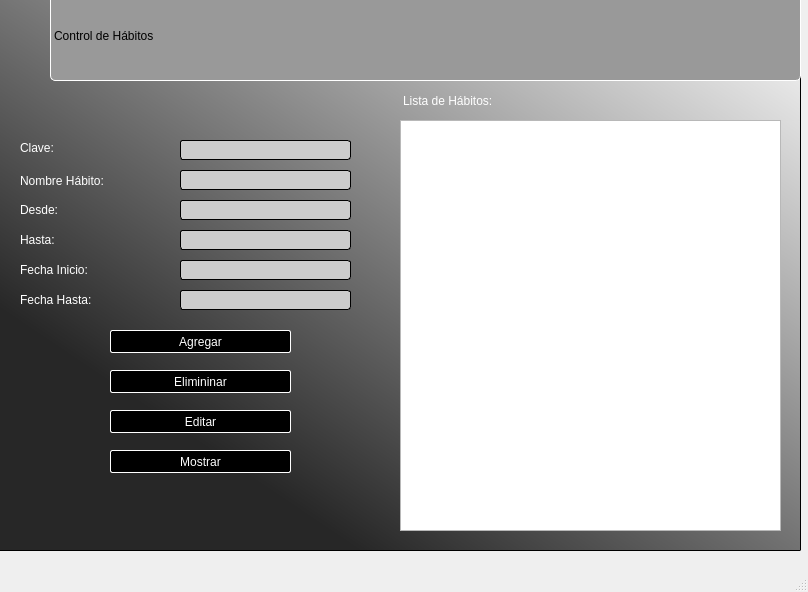
<?xml version="1.0" encoding="UTF-8"?>
<ui version="4.0">
 <class>MainWindow</class>
 <widget class="QMainWindow" name="MainWindow">
  <property name="geometry">
   <rect>
    <x>0</x>
    <y>0</y>
    <width>808</width>
    <height>592</height>
   </rect>
  </property>
  <property name="windowTitle">
   <string>MainWindow</string>
  </property>
  <widget class="QWidget" name="centralwidget">
   <widget class="QFrame" name="frame">
    <property name="geometry">
     <rect>
      <x>-10</x>
      <y>-10</y>
      <width>811</width>
      <height>561</height>
     </rect>
    </property>
    <property name="autoFillBackground">
     <bool>false</bool>
    </property>
    <property name="styleSheet">
     <string notr="true">QFrame#frame{
background-color: qlineargradient(spread:pad, x1:0.233, y1:0.784091, x2:1, y2:0, stop:0 rgba(39, 39, 39, 255), stop:1 rgba(255, 255, 255, 255));}</string>
    </property>
    <property name="frameShape">
     <enum>QFrame::StyledPanel</enum>
    </property>
    <property name="frameShadow">
     <enum>QFrame::Raised</enum>
    </property>
    <widget class="QLabel" name="menu">
     <property name="geometry">
      <rect>
       <x>60</x>
       <y>0</y>
       <width>751</width>
       <height>91</height>
      </rect>
     </property>
     <property name="styleSheet">
      <string notr="true">font: 87 30pt &quot;Arial Black&quot;;
background-color:#999;
border:1px solid white;
border-radius: 5px;
</string>
     </property>
     <property name="text">
      <string>Control de Hábitos</string>
     </property>
    </widget>
    <widget class="QLabel" name="lista">
     <property name="geometry">
      <rect>
       <x>400</x>
       <y>90</y>
       <width>241</width>
       <height>41</height>
      </rect>
     </property>
     <property name="styleSheet">
      <string notr="true">font: 87 12pt &quot;Arial Black&quot;;
margin: 10px;
color: white;</string>
     </property>
     <property name="text">
      <string>Lista de Hábitos:</string>
     </property>
    </widget>
    <widget class="QPushButton" name="btnagreagar">
     <property name="geometry">
      <rect>
       <x>120</x>
       <y>340</y>
       <width>181</width>
       <height>23</height>
      </rect>
     </property>
     <property name="styleSheet">
      <string notr="true">QPushButton{
	display: block;
	border-radius: 2px;
	border: 1px solid white;
	width: 60px;
	padding: 3px;
	color: white;
	background-color: black;
}
QPushButton:hover{
	background-color: #70b231;
}</string>
     </property>
     <property name="text">
      <string>Agregar</string>
     </property>
    </widget>
    <widget class="QLabel" name="lbnombre">
     <property name="geometry">
      <rect>
       <x>30</x>
       <y>180</y>
       <width>141</width>
       <height>21</height>
      </rect>
     </property>
     <property name="styleSheet">
      <string notr="true">font: 87 12pt &quot;Arial Black&quot;;
color: white;</string>
     </property>
     <property name="text">
      <string>Nombre Hábito:</string>
     </property>
    </widget>
    <widget class="QLabel" name="lbdesde">
     <property name="geometry">
      <rect>
       <x>30</x>
       <y>210</y>
       <width>131</width>
       <height>20</height>
      </rect>
     </property>
     <property name="styleSheet">
      <string notr="true">font: 87 12pt &quot;Arial Black&quot;;
color: white;</string>
     </property>
     <property name="text">
      <string>Desde:</string>
     </property>
    </widget>
    <widget class="QLabel" name="lbhasta">
     <property name="geometry">
      <rect>
       <x>30</x>
       <y>240</y>
       <width>131</width>
       <height>20</height>
      </rect>
     </property>
     <property name="styleSheet">
      <string notr="true">font: 87 12pt &quot;Arial Black&quot;;
color: white;</string>
     </property>
     <property name="text">
      <string>Hasta:</string>
     </property>
    </widget>
    <widget class="QLabel" name="lbinicio">
     <property name="geometry">
      <rect>
       <x>30</x>
       <y>270</y>
       <width>131</width>
       <height>20</height>
      </rect>
     </property>
     <property name="styleSheet">
      <string notr="true">font: 87 12pt &quot;Arial Black&quot;;
color: white;</string>
     </property>
     <property name="text">
      <string>Fecha Inicio:</string>
     </property>
    </widget>
    <widget class="QLabel" name="lbhasta_2">
     <property name="geometry">
      <rect>
       <x>30</x>
       <y>300</y>
       <width>131</width>
       <height>20</height>
      </rect>
     </property>
     <property name="styleSheet">
      <string notr="true">font: 87 12pt &quot;Arial Black&quot;;
color: white;</string>
     </property>
     <property name="text">
      <string>Fecha Hasta:</string>
     </property>
    </widget>
    <widget class="QLineEdit" name="txtnombre">
     <property name="geometry">
      <rect>
       <x>190</x>
       <y>180</y>
       <width>171</width>
       <height>20</height>
      </rect>
     </property>
     <property name="styleSheet">
      <string notr="true">QLineEdit {
	background-color: #ccc;
	border: 1px solid black;
	border-radius: 3px;
	color: black;
}
QLineEdit:focus{
	border: 1px solid #70b231;
}</string>
     </property>
     <property name="text">
      <string/>
     </property>
    </widget>
    <widget class="QLineEdit" name="txtdesde">
     <property name="geometry">
      <rect>
       <x>190</x>
       <y>210</y>
       <width>171</width>
       <height>20</height>
      </rect>
     </property>
     <property name="styleSheet">
      <string notr="true">QLineEdit {
	background-color: #ccc;
	border: 1px solid black;
	border-radius: 3px;
	color: black;
}
QLineEdit:focus{
	border: 1px solid #70b231;
}</string>
     </property>
    </widget>
    <widget class="QLineEdit" name="txthasta">
     <property name="geometry">
      <rect>
       <x>190</x>
       <y>240</y>
       <width>171</width>
       <height>20</height>
      </rect>
     </property>
     <property name="styleSheet">
      <string notr="true">QLineEdit {
	background-color: #ccc;
	border: 1px solid black;
	border-radius: 3px;
	color: black;
}
QLineEdit:focus{
	border: 1px solid #70b231;
}</string>
     </property>
    </widget>
    <widget class="QLineEdit" name="txtinicio">
     <property name="geometry">
      <rect>
       <x>190</x>
       <y>270</y>
       <width>171</width>
       <height>20</height>
      </rect>
     </property>
     <property name="styleSheet">
      <string notr="true">QLineEdit {
	background-color: #ccc;
	border: 1px solid black;
	border-radius: 3px;
	color: black;
}
QLineEdit:focus{
	border: 1px solid #70b231;
}</string>
     </property>
    </widget>
    <widget class="QLineEdit" name="txtfechahasta">
     <property name="geometry">
      <rect>
       <x>190</x>
       <y>300</y>
       <width>171</width>
       <height>20</height>
      </rect>
     </property>
     <property name="styleSheet">
      <string notr="true">QLineEdit {
	background-color: #ccc;
	border: 1px solid black;
	border-radius: 3px;
	color: black;
}
QLineEdit:focus{
	border: 1px solid #70b231;
}</string>
     </property>
    </widget>
    <widget class="QPushButton" name="btneliminar">
     <property name="geometry">
      <rect>
       <x>120</x>
       <y>380</y>
       <width>181</width>
       <height>23</height>
      </rect>
     </property>
     <property name="styleSheet">
      <string notr="true">QPushButton {
	display: block;
	border-radius: 2px;
	border: 1px solid white;
	width: 60px;
	padding: 3px;
	color: white;
	background-color: black;
}
QPushButton:hover{
	background-color: #70b231;
}</string>
     </property>
     <property name="text">
      <string>Elimininar</string>
     </property>
    </widget>
    <widget class="QPushButton" name="btnmostrar">
     <property name="geometry">
      <rect>
       <x>120</x>
       <y>460</y>
       <width>181</width>
       <height>23</height>
      </rect>
     </property>
     <property name="styleSheet">
      <string notr="true">QPushButton {
	display: block;
	border-radius: 2px;
	border: 1px solid white;
	width: 60px;
	padding: 3px;
	color: white;
	background-color: black;
}
QPushButton:hover{
	background-color: #70b231;
}</string>
     </property>
     <property name="text">
      <string>Mostrar</string>
     </property>
    </widget>
    <widget class="QPushButton" name="btneditar">
     <property name="geometry">
      <rect>
       <x>120</x>
       <y>420</y>
       <width>181</width>
       <height>23</height>
      </rect>
     </property>
     <property name="styleSheet">
      <string notr="true">QPushButton {
	display: block;
	border-radius: 2px;
	border: 1px solid white;
	width: 60px;
	padding: 3px;
	color: white;
	background-color: black;
}
QPushButton:hover{
	background-color: #70b231;
}</string>
     </property>
     <property name="text">
      <string>Editar</string>
     </property>
    </widget>
    <widget class="QPlainTextEdit" name="plainTextEdit">
     <property name="geometry">
      <rect>
       <x>410</x>
       <y>130</y>
       <width>381</width>
       <height>411</height>
      </rect>
     </property>
     <property name="styleSheet">
      <string notr="true">font: 75 8pt &quot;Arial&quot;;</string>
     </property>
    </widget>
    <widget class="QLabel" name="lblclave">
     <property name="geometry">
      <rect>
       <x>30</x>
       <y>150</y>
       <width>71</width>
       <height>16</height>
      </rect>
     </property>
     <property name="styleSheet">
      <string notr="true">font: 87 12pt &quot;Arial Black&quot;;
color: white;</string>
     </property>
     <property name="text">
      <string>Clave:</string>
     </property>
    </widget>
    <widget class="QLineEdit" name="txtclave">
     <property name="geometry">
      <rect>
       <x>190</x>
       <y>150</y>
       <width>171</width>
       <height>20</height>
      </rect>
     </property>
     <property name="styleSheet">
      <string notr="true">QLineEdit {
	background-color: #ccc;
	border: 1px solid black;
	border-radius: 3px;
	color: black;
}
QLineEdit:focus{
	border: 1px solid #70b231;
}</string>
     </property>
    </widget>
   </widget>
  </widget>
  <widget class="QMenuBar" name="menubar">
   <property name="geometry">
    <rect>
     <x>0</x>
     <y>0</y>
     <width>808</width>
     <height>21</height>
    </rect>
   </property>
  </widget>
  <widget class="QStatusBar" name="statusbar"/>
 </widget>
 <resources/>
 <connections/>
</ui>
